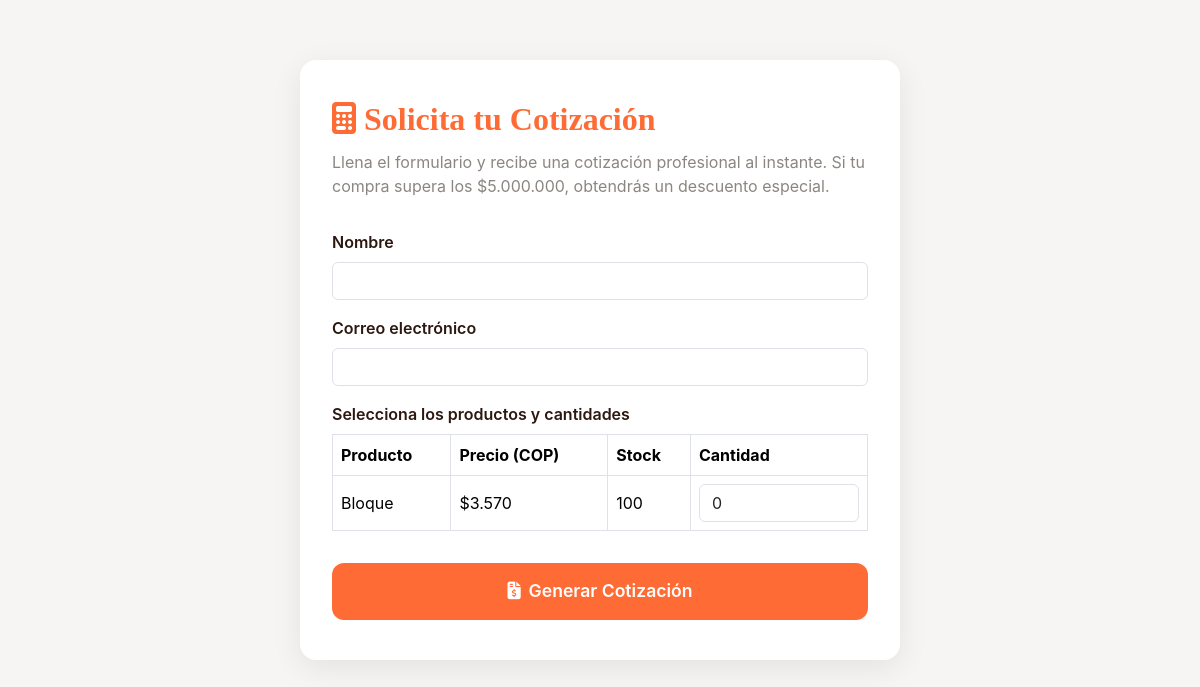
Page /cotizar/ on the earlier database version.
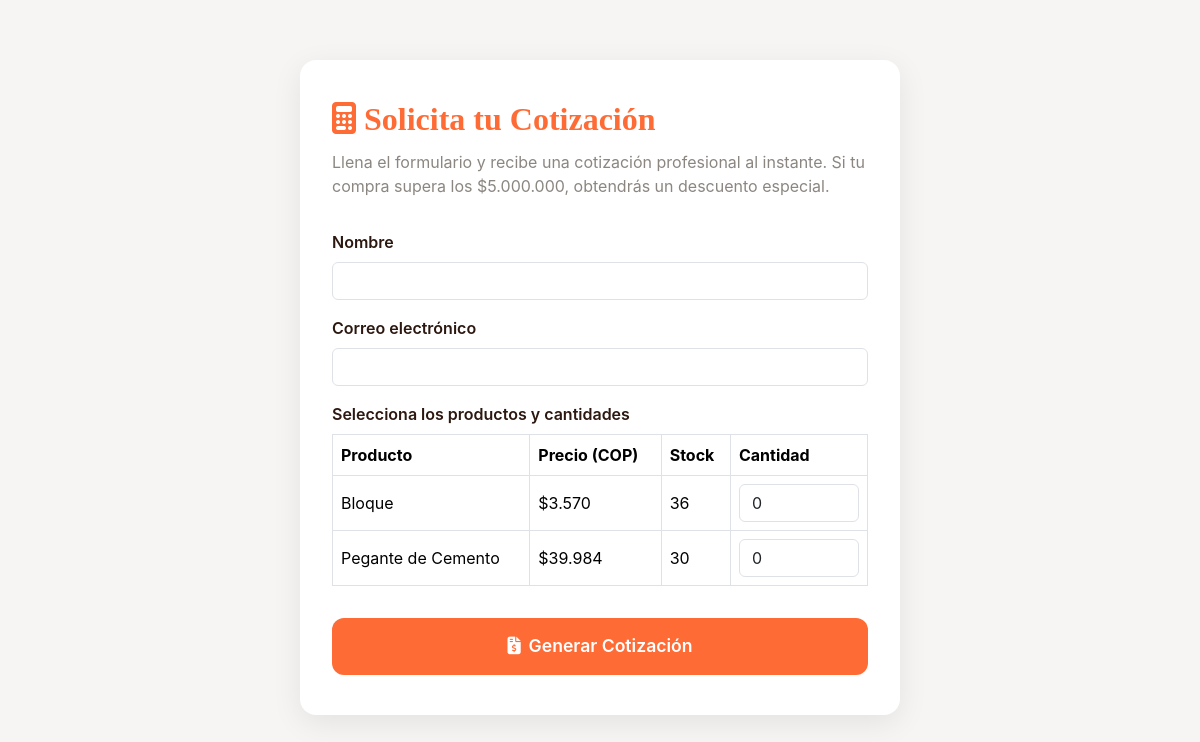
Same page on the later database version.
### app/models/productos.py (models this page shows, shortened)
class Producto(db.Model):
    id = db.Column(db.Integer, primary_key=True)
    nombre = db.Column(db.String(100), nullable=False)
    descripcion = db.Column(db.String(255), nullable=False)
    categoria = db.Column(db.String(50), nullable=False)
    precio = db.Column(db.Float, nullable=False)
    imagen = db.Column(db.String(255))
    presentacion = db.Column(db.String(100))
    marca = db.Column(db.String(100))
    destacado = db.Column(db.Boolean, default=False)
    stock = db.Column(db.Integer, nullable=False, default=0)  # Nuevo campo para el stock

### app/routes/cotizar.py (the view, shortened to what this page needs)
@bp.route('/', methods=['GET', 'POST'])
def cotizar():
    from app.models.productos import Producto
    productos = Producto.query.filter(Producto.stock > 0).all()
    cotizacion = None
    return render_template('cotizar.html', cotizacion=session.get('cotizacion'), productos=productos)

### app/templates/cotizar.html (shortened to what this page needs)
<!DOCTYPE html>
<html lang="es">
<head>
    <link href="https://cdn.jsdelivr.net/npm/bootstrap@5.3.2/dist/css/bootstrap.min.css" rel="stylesheet">
    <link rel="stylesheet" href="https://cdnjs.cloudflare.com/ajax/libs/font-awesome/6.4.0/css/all.min.css">
</head>
<body>
    <div class="cotizar-container">
        <h1 class="cotizar-title"><i class="fas fa-calculator me-2"></i>Solicita tu Cotización</h1>
        <p class="cotizar-subtitle">Llena el formulario y recibe una cotización profesional al instante. Si tu compra supera los $5.000.000, obtendrás un descuento especial.</p>
        <form method="post">
            <div class="mb-3">
                <label for="nombre" class="form-label">Nombre</label>
                <input type="text" class="form-control" id="nombre" name="nombre" required>
            </div>
            <div class="mb-3">
                <label for="correo" class="form-label">Correo electrónico</label>
                <input type="email" class="form-control" id="correo" name="correo" required>
            </div>
            <div class="mb-3">
                <label class="form-label">Selecciona los productos y cantidades</label>
                <div class="table-responsive">
                    <table class="table table-bordered align-middle">
                        <thead>
                            <tr>
                                <th>Producto</th>
                                <th>Precio (COP)</th>
                                <th>Stock</th>
                                <th>Cantidad</th>
                            </tr>
                        </thead>
                        <tbody>
                        {% for producto in productos %}
                        <tr>
                            <td>{{ producto.nombre }}</td>
                            <td>${{ producto.precio|int|comma }}</td>
                            <td>{{ producto.stock }}</td>
                            <td>
                                <input type="number" min="0" max="{{ producto.stock }}" name="cantidad_{{ producto.id }}" class="form-control" value="0">
                            </td>
                        </tr>
                        {% endfor %}
                        </tbody>
                    </table>
                </div>
            </div>
            <button type="submit" class="btn btn-cotizar w-100"><i class="fas fa-file-invoice-dollar me-2"></i>Generar Cotización</button>
        </form>
    </div>
</body>
</html>

Differences in the rows shown:
changed Producto "Bloque": stock "100" → "36"
added Producto: nombre "Pegante de Cemento", precio|comma "39.984", stock "30"
